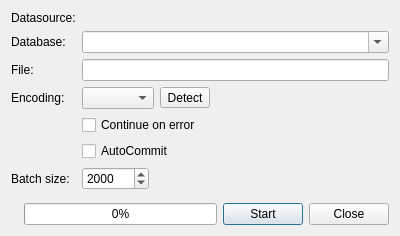
<?xml version="1.0" encoding="UTF-8"?>
<ui version="4.0">
 <class>RunSqlDialog</class>
 <widget class="QDialog" name="RunSqlDialog">
  <property name="geometry">
   <rect>
    <x>0</x>
    <y>0</y>
    <width>400</width>
    <height>236</height>
   </rect>
  </property>
  <property name="windowTitle">
   <string>Execute SQL File</string>
  </property>
  <layout class="QFormLayout" name="formLayout">
   <item row="0" column="0">
    <widget class="QLabel" name="label_2">
     <property name="text">
      <string>Datasource:</string>
     </property>
    </widget>
   </item>
   <item row="0" column="1">
    <widget class="QLabel" name="lb_ds">
     <property name="text">
      <string/>
     </property>
    </widget>
   </item>
   <item row="1" column="0">
    <widget class="QLabel" name="lb_dbName">
     <property name="text">
      <string>Database:</string>
     </property>
    </widget>
   </item>
   <item row="3" column="0">
    <widget class="QLabel" name="label_5">
     <property name="text">
      <string>File:</string>
     </property>
    </widget>
   </item>
   <item row="3" column="1">
    <layout class="QHBoxLayout" name="horizontalLayout">
     <item>
      <widget class="QLineEdit" name="le_file"/>
     </item>
    </layout>
   </item>
   <item row="4" column="0">
    <widget class="QLabel" name="label_6">
     <property name="text">
      <string>Encoding:</string>
     </property>
    </widget>
   </item>
   <item row="4" column="1">
    <layout class="QHBoxLayout" name="horizontalLayout_2">
     <item>
      <widget class="QComboBox" name="cbox_encoding"/>
     </item>
     <item>
      <widget class="QToolButton" name="btn_detect">
       <property name="text">
        <string>Detect</string>
       </property>
      </widget>
     </item>
     <item>
      <spacer name="horizontalSpacer">
       <property name="orientation">
        <enum>Qt::Horizontal</enum>
       </property>
       <property name="sizeHint" stdset="0">
        <size>
         <width>40</width>
         <height>20</height>
        </size>
       </property>
      </spacer>
     </item>
    </layout>
   </item>
   <item row="5" column="1">
    <widget class="QCheckBox" name="chk_contionueOnError">
     <property name="text">
      <string>Continue on error</string>
     </property>
     <property name="checked">
      <bool>false</bool>
     </property>
    </widget>
   </item>
   <item row="6" column="1">
    <widget class="QCheckBox" name="chk_autoCommit">
     <property name="text">
      <string>AutoCommit</string>
     </property>
    </widget>
   </item>
   <item row="8" column="0" colspan="2">
    <spacer name="verticalSpacer">
     <property name="orientation">
      <enum>Qt::Vertical</enum>
     </property>
     <property name="sizeHint" stdset="0">
      <size>
       <width>20</width>
       <height>40</height>
      </size>
     </property>
    </spacer>
   </item>
   <item row="9" column="0" colspan="2">
    <layout class="QHBoxLayout" name="horizontalLayout_3">
     <item>
      <widget class="QLabel" name="lb_times">
       <property name="text">
        <string/>
       </property>
      </widget>
     </item>
     <item>
      <widget class="QProgressBar" name="progressBar">
       <property name="value">
        <number>0</number>
       </property>
      </widget>
     </item>
     <item>
      <widget class="QPushButton" name="btn_start">
       <property name="text">
        <string>Start</string>
       </property>
      </widget>
     </item>
     <item>
      <widget class="QPushButton" name="btn_close">
       <property name="text">
        <string>Close</string>
       </property>
      </widget>
     </item>
    </layout>
   </item>
   <item row="7" column="0">
    <widget class="QLabel" name="label">
     <property name="text">
      <string>Batch size:</string>
     </property>
    </widget>
   </item>
   <item row="7" column="1">
    <widget class="QSpinBox" name="spin_batchSize">
     <property name="sizePolicy">
      <sizepolicy hsizetype="Fixed" vsizetype="Fixed">
       <horstretch>0</horstretch>
       <verstretch>0</verstretch>
      </sizepolicy>
     </property>
     <property name="minimum">
      <number>1</number>
     </property>
     <property name="maximum">
      <number>999999999</number>
     </property>
     <property name="value">
      <number>2000</number>
     </property>
    </widget>
   </item>
   <item row="1" column="1">
    <widget class="QComboBox" name="cbox_dbName">
     <property name="editable">
      <bool>true</bool>
     </property>
    </widget>
   </item>
  </layout>
 </widget>
 <resources/>
 <connections/>
</ui>
